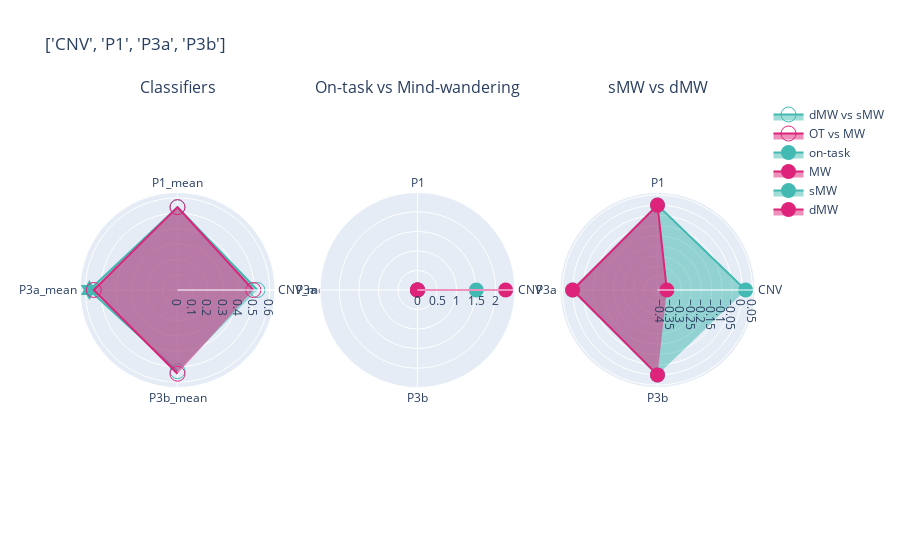
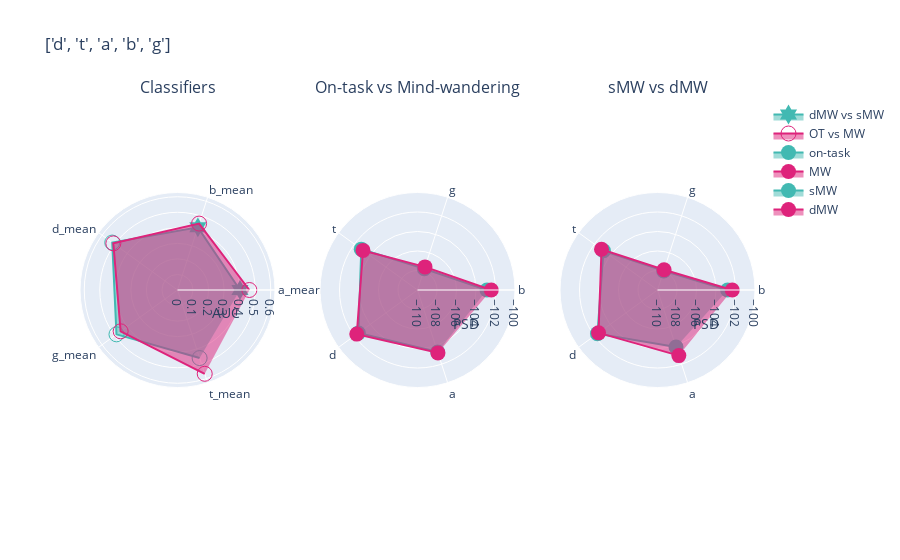
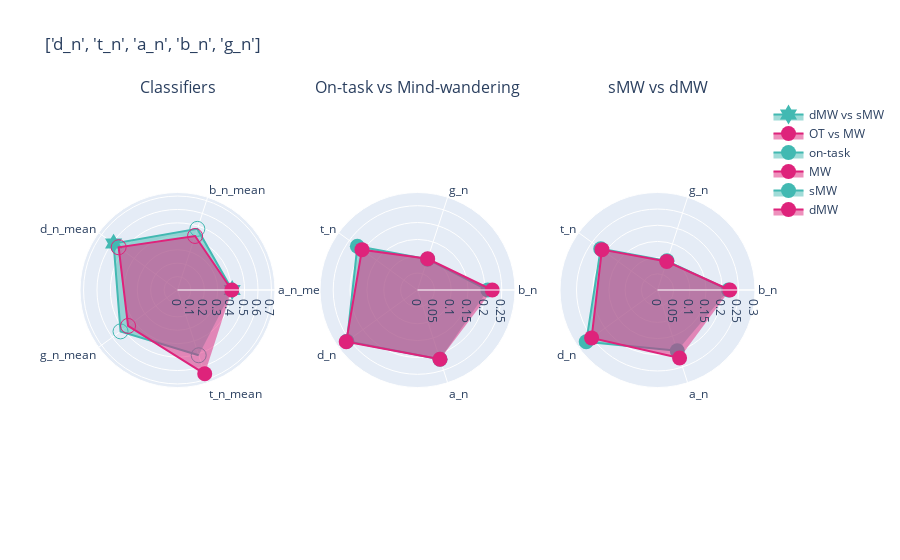
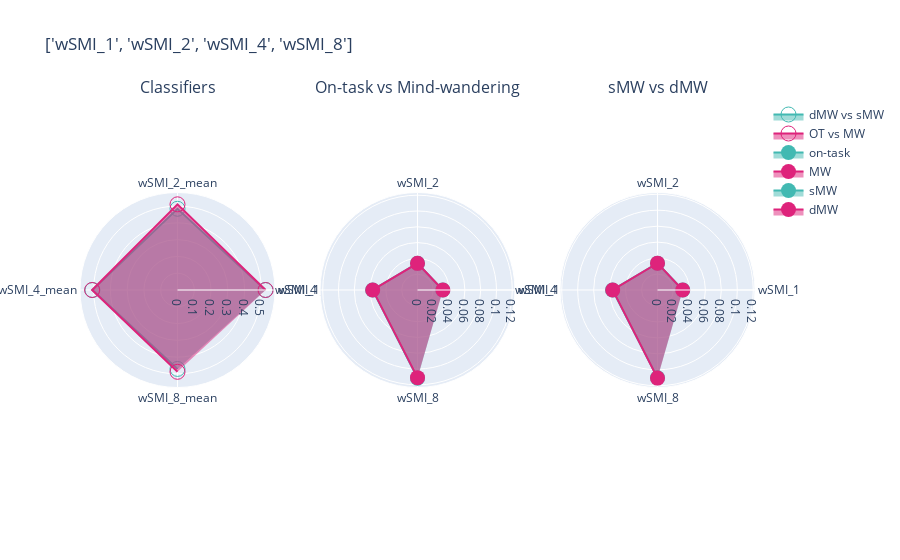

Notebook source saved alongside these figures, in order:
### Markdown cell above
# Radar plots for all type of markers

### Code cell
for i in types_markers:
    marker = i
    smw  = df_mw.query("mind == 'sMW'")
    smw = smw[smw['markers'].isin([i for i in marker])]
    dmw  = df_mw.query("mind == 'dMW'")
    dmw = dmw[dmw['markers'].isin([i for i in marker])]
    MW  = df_mind.query("mind2 == 'mw'")
    MW = MW[MW['markers'].isin([i for i in marker])]
    ot  = df_mind.query("mind2 == 'on-task'")
    ot = ot[ot['markers'].isin([i for i in marker])]
    mw =aucs_mw[aucs_mw['markers'].isin([i+'_mean' for i in marker])]
    mind =aucs_mind[aucs_mind['markers'].isin([i+'_mean' for i in marker])]


    fig = make_subplots(rows=1, cols=3, 
                        subplot_titles = ['Classifiers', 'On-task vs Mind-wandering','sMW vs dMW'],
                        specs=[[{"type": "scatterpolar"}, {"type": "polar"}, {"type": "polar"}]])

    fig.add_trace(go.Scatterpolar(
        r=mw.AUC,
        theta=mw['markers'],
        fill='toself',
        name='dMW vs sMW', 
        marker = {'color':lblue, 'size': 15},
        marker_symbol= mw.symbol.to_list()
    ),
        row = 1, col = 1)

    fig.add_trace(go.Scatterpolar(
        r=mind.AUC,
        theta=mind['markers'],
        fill='toself',
        name='OT vs MW',
        marker = {'color':pink, 'size': 15},
        marker_symbol= mind.symbol.to_list()
    ),
        row = 1, col = 1)

    fig.add_trace(go.Scatterpolar(
        r=ot.val,
        theta=ot['markers'],
        fill='toself',
        name='on-task', 
        marker = {'color':lblue, 'size': 15},
    #     marker_symbol= symbol_fun(dmw['markers'])
    ),
        row = 1, col = 2)

    fig.add_trace(go.Scatterpolar(
        r=MW.val,
        theta=MW['markers'],
        fill='toself',
        name='MW',
        marker = {'color':pink, 'size': 15},
    #     marker_symbol= 'symbol_fun(smw['markers'])'
    ),
        row = 1, col = 2)

    fig.add_trace(go.Scatterpolar(
        r=smw.val,
        theta=dmw['markers'],
        fill='toself',
        name='sMW', 
        marker = {'color':lblue, 'size': 15},
    #     marker_symbol= symbol_fun(dmw['markers'])
    ),
        row = 1, col = 3)

    fig.add_trace(go.Scatterpolar(
        r=dmw.val,
        theta=dmw['markers'],
        fill='toself',
        name='dMW',
        marker = {'color':pink, 'size': 15},
    #     marker_symbol= symbol_fun(smw['markers'])
    ),
        row = 1, col = 3)
    
    if marker == freqs:
        fig.update_polars(radialaxis= {'title': 'AUC',}, row=1, col=1)
        fig.update_polars(radialaxis= {'title': 'PSD','range':[-110, -100]}, row=1, col=2)
        fig.update_polars(radialaxis= {'title': 'PSD','range':[-110, -100]}, row=1, col=3)
    elif marker == p_e:
        fig.update_polars(radialaxis= {'title': 'AUC',}, row=1, col=1)
        fig.update_polars(radialaxis= {'title': 'PSD','range':[0.5, 1]}, row=1, col=2)
        fig.update_polars(radialaxis= {'title': 'PSD','range':[0.5, 1]}, row=1, col=3)

    fig.update_layout(
        title=f"{marker}",
    #     width=500,
    #     height=500,

        polar=dict(
        radialaxis=dict(
          visible=True,

        ),
      ),

    )

    fig.show()
#     pio.write_json(fig, 'Figs/radar_auc_freq_n.plotly')

### Figure 1 — Plotly figure (JSON) as saved in the notebook; plotly's stock layout.template omitted (floating-point values rounded to 4 significant figures)
{"data": [{"fill": "toself", "marker": {"color": "#42B9B2", "size": 15, "symbol": ["circle-open", "circle-open", "hexagram", "circle-open"]}, "name": "dMW vs sMW", "r": [0.5201, 0.5391, 0.5738, 0.5284], "subplot": "polar", "theta": ["CNV_mean", "P1_mean", "P3a_mean", "P3b_mean"], "type": "scatterpolar"}, {"fill": "toself", "marker": {"color": "#DE237B", "size": 15, "symbol": ["circle-open", "circle-open", "circle-open", "circle-open"]}, "name": "OT vs MW", "r": [0.4938, 0.5396, 0.545, 0.5453], "subplot": "polar", "theta": ["CNV_mean", "P1_mean", "P3a_mean", "P3b_mean"], "type": "scatterpolar"}, {"fill": "toself", "marker": {"color": "#42B9B2", "size": 15}, "name": "on-task", "r": [1.504, 9.045e-07, 5.296e-07, 1.475e-06], "subplot": "polar2", "theta": ["CNV", "P1", "P3a", "P3b"], "type": "scatterpolar"}, {"fill": "toself", "marker": {"color": "#DE237B", "size": 15}, "name": "MW", "r": [2.255, 4.468e-07, 6.098e-08, 1.545e-06], "subplot": "polar2", "theta": ["CNV", "P1", "P3a", "P3b"], "type": "scatterpolar"}, {"fill": "toself", "marker": {"color": "#42B9B2", "size": 15}, "name": "sMW", "r": [0.01583, 3.141e-07, -4.459e-07, 1.504e-06], "subplot": "polar3", "theta": ["CNV", "P1", "P3a", "P3b"], "type": "scatterpolar"}, {"fill": "toself", "marker": {"color": "#DE237B", "size": 15}, "name": "dMW", "r": [-0.371, -1.692e-07, -1.253e-06, 1.214e-06], "subplot": "polar3", "theta": ["CNV", "P1", "P3a", "P3b"], "type": "scatterpolar"}], "layout": {"annotations": [{"font": {"size": 16}, "showarrow": false, "text": "Classifiers", "x": 0.1444, "xanchor": "center", "xref": "paper", "y": 1, "yanchor": "bottom", "yref": "paper"}, {"font": {"size": 16}, "showarrow": false, "text": "On-task vs Mind-wandering", "x": 0.5, "xanchor": "center", "xref": "paper", "y": 1, "yanchor": "bottom", "yref": "paper"}, {"font": {"size": 16}, "showarrow": false, "text": "sMW vs dMW", "x": 0.8556, "xanchor": "center", "xref": "paper", "y": 1, "yanchor": "bottom", "yref": "paper"}], "autosize": true, "polar": {"angularaxis": {"type": "category"}, "domain": {"x": [0, 0.2889], "y": [0, 1]}, "radialaxis": {"autorange": true, "range": [0, 0.6166], "type": "linear", "visible": true}}, "polar2": {"angularaxis": {"type": "category"}, "domain": {"x": [0.3556, 0.6444], "y": [0, 1]}, "radialaxis": {"autorange": true, "range": [0, 2.423], "type": "linear"}}, "polar3": {"angularaxis": {"type": "category"}, "domain": {"x": [0.7111, 1], "y": [0, 1]}, "radialaxis": {"autorange": true, "range": [-0.4021, 0.04702], "type": "linear"}}, "title": {"text": "['CNV', 'P1', 'P3a', 'P3b']"}}}

### Figure 2 — Plotly figure (JSON) as saved in the notebook; plotly's stock layout.template omitted (floating-point values rounded to 4 significant figures)
{"data": [{"fill": "toself", "marker": {"color": "#42B9B2", "size": 15, "symbol": ["hexagram", "hexagram", "circle-open", "circle-open", "circle-open"]}, "name": "dMW vs sMW", "r": [0.402, 0.4241, 0.5192, 0.4854, 0.4604], "subplot": "polar", "theta": ["a_mean", "b_mean", "d_mean", "g_mean", "t_mean"], "type": "scatterpolar"}, {"fill": "toself", "marker": {"color": "#DE237B", "size": 15, "symbol": ["circle-open", "circle-open", "circle-open", "circle-open", "circle-open"]}, "name": "OT vs MW", "r": [0.4624, 0.4495, 0.5104, 0.4523, 0.567], "subplot": "polar", "theta": ["a_mean", "b_mean", "d_mean", "g_mean", "t_mean"], "type": "scatterpolar"}, {"fill": "toself", "marker": {"color": "#42B9B2", "size": 15}, "name": "on-task", "r": [-102.9, -107.7, -102.9, -102.5, -103.3], "subplot": "polar2", "theta": ["b", "g", "t", "d", "a"], "type": "scatterpolar"}, {"fill": "toself", "marker": {"color": "#DE237B", "size": 15}, "name": "MW", "r": [-102.4, -107.5, -103.1, -102.3, -103.2], "subplot": "polar2", "theta": ["b", "g", "t", "d", "a"], "type": "scatterpolar"}, {"fill": "toself", "marker": {"color": "#42B9B2", "size": 15}, "name": "sMW", "r": [-102.8, -107.9, -103.2, -102.4, -103.9], "subplot": "polar3", "theta": ["b", "g", "t", "d", "a"], "type": "scatterpolar"}, {"fill": "toself", "marker": {"color": "#DE237B", "size": 15}, "name": "dMW", "r": [-102.3, -107.8, -102.9, -102.5, -102.9], "subplot": "polar3", "theta": ["b", "g", "t", "d", "a"], "type": "scatterpolar"}], "layout": {"annotations": [{"font": {"size": 16}, "showarrow": false, "text": "Classifiers", "x": 0.1444, "xanchor": "center", "xref": "paper", "y": 1, "yanchor": "bottom", "yref": "paper"}, {"font": {"size": 16}, "showarrow": false, "text": "On-task vs Mind-wandering", "x": 0.5, "xanchor": "center", "xref": "paper", "y": 1, "yanchor": "bottom", "yref": "paper"}, {"font": {"size": 16}, "showarrow": false, "text": "sMW vs dMW", "x": 0.8556, "xanchor": "center", "xref": "paper", "y": 1, "yanchor": "bottom", "yref": "paper"}], "autosize": true, "polar": {"angularaxis": {"type": "category"}, "domain": {"x": [0, 0.2889], "y": [0, 1]}, "radialaxis": {"autorange": true, "range": [0, 0.6094], "title": {"text": "AUC"}, "type": "linear", "visible": true}}, "polar2": {"angularaxis": {"type": "category"}, "domain": {"x": [0.3556, 0.6444], "y": [0, 1]}, "radialaxis": {"autorange": false, "range": [-110, -100], "title": {"text": "PSD"}, "type": "linear"}}, "polar3": {"angularaxis": {"type": "category"}, "domain": {"x": [0.7111, 1], "y": [0, 1]}, "radialaxis": {"autorange": false, "range": [-110, -100], "title": {"text": "PSD"}, "type": "linear"}}, "title": {"text": "['d', 't', 'a', 'b', 'g']"}}}

### Figure 3 — Plotly figure (JSON) as saved in the notebook; plotly's stock layout.template omitted (floating-point values rounded to 4 significant figures)
{"data": [{"fill": "toself", "marker": {"color": "#42B9B2", "size": 15, "symbol": ["hexagram", "circle-open", "hexagram", "circle-open", "circle-open"]}, "name": "dMW vs sMW", "r": [0.4075, 0.4789, 0.5887, 0.5245, 0.5114], "subplot": "polar", "theta": ["a_n_mean", "b_n_mean", "d_n_mean", "g_n_mean", "t_n_mean"], "type": "scatterpolar"}, {"fill": "toself", "marker": {"color": "#DE237B", "size": 15, "symbol": ["circle", "circle-open", "circle-open", "circle-open", "circle"]}, "name": "OT vs MW", "r": [0.4045, 0.4233, 0.5421, 0.4552, 0.6566], "subplot": "polar", "theta": ["a_n_mean", "b_n_mean", "d_n_mean", "g_n_mean", "t_n_mean"], "type": "scatterpolar"}, {"fill": "toself", "marker": {"color": "#42B9B2", "size": 15}, "name": "on-task", "r": [0.2086, 0.09626, 0.2205, 0.2586, 0.216], "subplot": "polar2", "theta": ["b_n", "g_n", "t_n", "d_n", "a_n"], "type": "scatterpolar"}, {"fill": "toself", "marker": {"color": "#DE237B", "size": 15}, "name": "MW", "r": [0.2217, 0.09751, 0.2035, 0.2613, 0.216], "subplot": "polar2", "theta": ["b_n", "g_n", "t_n", "d_n", "a_n"], "type": "scatterpolar"}, {"fill": "toself", "marker": {"color": "#42B9B2", "size": 15}, "name": "sMW", "r": [0.2192, 0.09461, 0.2167, 0.2721, 0.1975], "subplot": "polar3", "theta": ["b_n", "g_n", "t_n", "d_n", "a_n"], "type": "scatterpolar"}, {"fill": "toself", "marker": {"color": "#DE237B", "size": 15}, "name": "dMW", "r": [0.2234, 0.09241, 0.212, 0.2515, 0.2207], "subplot": "polar3", "theta": ["b_n", "g_n", "t_n", "d_n", "a_n"], "type": "scatterpolar"}], "layout": {"annotations": [{"font": {"size": 16}, "showarrow": false, "text": "Classifiers", "x": 0.1444, "xanchor": "center", "xref": "paper", "y": 1, "yanchor": "bottom", "yref": "paper"}, {"font": {"size": 16}, "showarrow": false, "text": "On-task vs Mind-wandering", "x": 0.5, "xanchor": "center", "xref": "paper", "y": 1, "yanchor": "bottom", "yref": "paper"}, {"font": {"size": 16}, "showarrow": false, "text": "sMW vs dMW", "x": 0.8556, "xanchor": "center", "xref": "paper", "y": 1, "yanchor": "bottom", "yref": "paper"}], "autosize": true, "polar": {"angularaxis": {"type": "category"}, "domain": {"x": [0, 0.2889], "y": [0, 1]}, "radialaxis": {"autorange": true, "range": [0, 0.7056], "type": "linear", "visible": true}}, "polar2": {"angularaxis": {"type": "category"}, "domain": {"x": [0.3556, 0.6444], "y": [0, 1]}, "radialaxis": {"autorange": true, "range": [0, 0.2808], "type": "linear"}}, "polar3": {"angularaxis": {"type": "category"}, "domain": {"x": [0.7111, 1], "y": [0, 1]}, "radialaxis": {"autorange": true, "range": [0, 0.2924], "type": "linear"}}, "title": {"text": "['d_n', 't_n', 'a_n', 'b_n', 'g_n']"}}}

### Figure 4 — Plotly figure (JSON) as saved in the notebook; plotly's stock layout.template omitted (floating-point values rounded to 4 significant figures)
{"data": [{"fill": "toself", "marker": {"color": "#42B9B2", "size": 15, "symbol": ["circle-open", "circle-open", "circle-open", "circle-open"]}, "name": "dMW vs sMW", "r": [0.5239, 0.4841, 0.5073, 0.4705], "subplot": "polar", "theta": ["wSMI_1_mean", "wSMI_2_mean", "wSMI_4_mean", "wSMI_8_mean"], "type": "scatterpolar"}, {"fill": "toself", "marker": {"color": "#DE237B", "size": 15, "symbol": ["circle-open", "circle-open", "circle-open", "circle-open"]}, "name": "OT vs MW", "r": [0.5252, 0.5106, 0.5089, 0.4876], "subplot": "polar", "theta": ["wSMI_1_mean", "wSMI_2_mean", "wSMI_4_mean", "wSMI_8_mean"], "type": "scatterpolar"}, {"fill": "toself", "marker": {"color": "#42B9B2", "size": 15}, "name": "on-task", "r": [0.03196, 0.03385, 0.05685, 0.1115], "subplot": "polar2", "theta": ["wSMI_1", "wSMI_2", "wSMI_4", "wSMI_8"], "type": "scatterpolar"}, {"fill": "toself", "marker": {"color": "#DE237B", "size": 15}, "name": "MW", "r": [0.03218, 0.03376, 0.05669, 0.1109], "subplot": "polar2", "theta": ["wSMI_1", "wSMI_2", "wSMI_4", "wSMI_8"], "type": "scatterpolar"}, {"fill": "toself", "marker": {"color": "#42B9B2", "size": 15}, "name": "sMW", "r": [0.03168, 0.03352, 0.05643, 0.11], "subplot": "polar3", "theta": ["wSMI_1", "wSMI_2", "wSMI_4", "wSMI_8"], "type": "scatterpolar"}, {"fill": "toself", "marker": {"color": "#DE237B", "size": 15}, "name": "dMW", "r": [0.0316, 0.03362, 0.05613, 0.1104], "subplot": "polar3", "theta": ["wSMI_1", "wSMI_2", "wSMI_4", "wSMI_8"], "type": "scatterpolar"}], "layout": {"annotations": [{"font": {"size": 16}, "showarrow": false, "text": "Classifiers", "x": 0.1444, "xanchor": "center", "xref": "paper", "y": 1, "yanchor": "bottom", "yref": "paper"}, {"font": {"size": 16}, "showarrow": false, "text": "On-task vs Mind-wandering", "x": 0.5, "xanchor": "center", "xref": "paper", "y": 1, "yanchor": "bottom", "yref": "paper"}, {"font": {"size": 16}, "showarrow": false, "text": "sMW vs dMW", "x": 0.8556, "xanchor": "center", "xref": "paper", "y": 1, "yanchor": "bottom", "yref": "paper"}], "autosize": true, "polar": {"angularaxis": {"type": "category"}, "domain": {"x": [0, 0.2889], "y": [0, 1]}, "radialaxis": {"autorange": true, "range": [0, 0.5644], "type": "linear", "visible": true}}, "polar2": {"angularaxis": {"type": "category"}, "domain": {"x": [0.3556, 0.6444], "y": [0, 1]}, "radialaxis": {"autorange": true, "range": [0, 0.1199], "type": "linear"}}, "polar3": {"angularaxis": {"type": "category"}, "domain": {"x": [0.7111, 1], "y": [0, 1]}, "radialaxis": {"autorange": true, "range": [0, 0.1187], "type": "linear"}}, "title": {"text": "['wSMI_1', 'wSMI_2', 'wSMI_4', 'wSMI_8']"}}}
